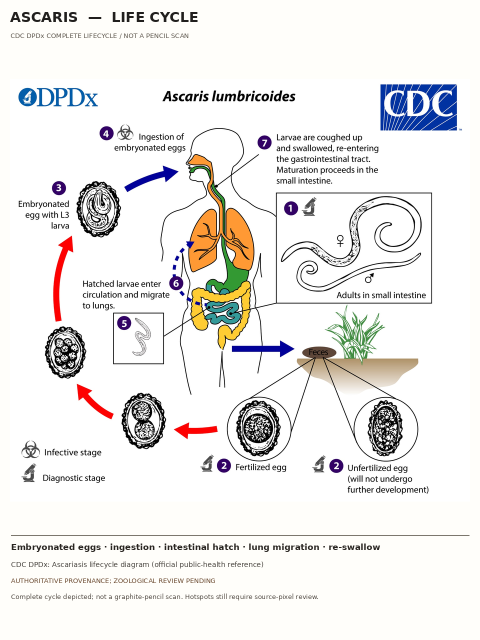
#> input picture native-app/app/src/main/assets/type_studies/ascaris/life-cycle.png, 960 x 1280 px, found by its file name (shown at 1/2 size)
$ python build_unit3_graphite_facsimile.py
#> lines starting #> are read from the running program, lines starting #| are printed output that depends on the picture
#!/usr/bin/env python3
"""Graphite-toned CDC diagram: faithful TONAL FACSIMILE, NOT a real pencil scan."""
import hashlib, random, json
from pathlib import Path
from PIL import Image, ImageOps, ImageFilter

TARGET=Path("native-app/app/src/main/assets/type_studies/ascaris/life-cycle.png")
META=Path("qa-evidence/unit3/source-backed-plate-manifest.json")
BASE_SHA="6fdc10fe1296238cf738b54592465f6185f4e9b77d7849339626eb15c56caac0"

def main():
    raw=TARGET.read_bytes()
    assert hashlib.sha256(raw).hexdigest()==BASE_SHA, "CDC source artwork identity changed"
    with Image.open(TARGET) as old:
#> old is the input picture: PIL image 960x1280 RGB; mean R, G, B 236.3, 234.7, 232.9
        assert old.format=="PNG" and old.size==(960,1280)
        gray=ImageOps.grayscale(old.convert("RGB"))
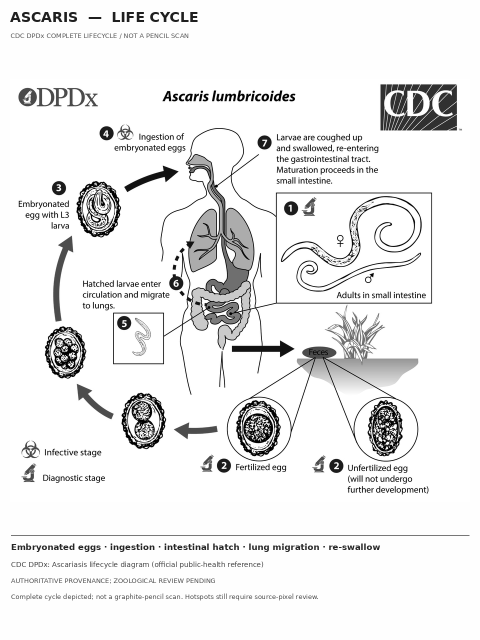
#> gray: PIL image 960x1280 L (shown at 1/2 size); min 0, max 255, mean 235
    # IMPORTANT: pixel-local only. Preserve CDC contours, stage labels,
    # path arrows and all biological targets in exactly the source positions.
    gray=gray.filter(ImageFilter.UnsharpMask(radius=1.2,percent=85,threshold=3))
    rng=random.Random(20261014)
    src=gray.tobytes()
    rgb=bytearray(len(src)*3)
    for k,val in enumerate(src):
        micrograin=rng.randrange(-5,4) if val>217 else 0
        v=max(0,min(255,val+micrograin))
        rgb[3*k]=min(255,v+2)
        rgb[3*k+1]=v
        rgb[3*k+2]=max(0,v-3)
#> this loop made 1228800 passes
#> (micrograin, v) on passes 1 to 3: (3, 255), (-3, 251), (-3, 251)
    Image.frombytes("RGB",(960,1280),bytes(rgb)).save(TARGET,"PNG",optimize=True)
    sha=hashlib.sha256(TARGET.read_bytes()).hexdigest()
    assert sha!=BASE_SHA
    with Image.open(TARGET) as check:
        assert check.format=="PNG" and check.size==(960,1280)
        for y in range(90,1180,73):
            for x in range(40,930,47):
                r,g,b=check.getpixel((x,y))
                assert abs(r-g)<=3 and abs(g-b)<=4,(x,y,r,g,b)
#> (the run stopped early here; a loop or call above may not have finished)
